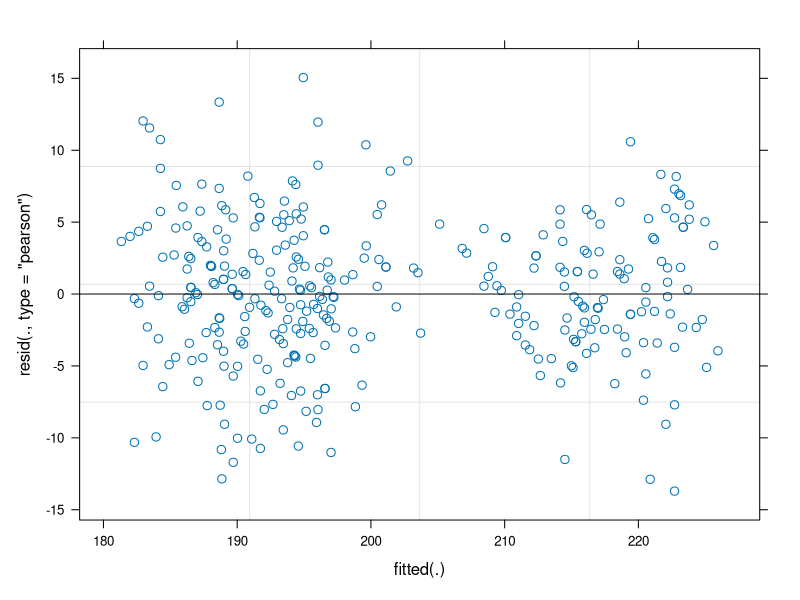

Reproduce this figure in R.
## ---- chunk 1
library(knitr)
plots_treatments <- read.csv("./../data/data_raw/raw_data/plot_treatments.csv")
kable(plots_treatments, align = "cccc", caption = "Plot Treatments")
## ---- chunk 2
#this is code to make the mixed effect models when I get there
library(palmerpenguins)
library(lme4)
penguins<- penguins
model1 <- lmer(flipper_length_mm ~ body_mass_g + sex + species + (1|year), data = penguins)
model2 <- lmer(flipper_length_mm ~ sex + species + (1|year), data = penguins)
model3 <- lmer(flipper_length_mm ~ species + (1|year), data = penguins)

## ---- chunk 3
#this is code to compare the models when I get there
AIC(model1, model2, model3)
## ---- chunk 4
#this is code to make the figure
plot(model1, which = 3)
